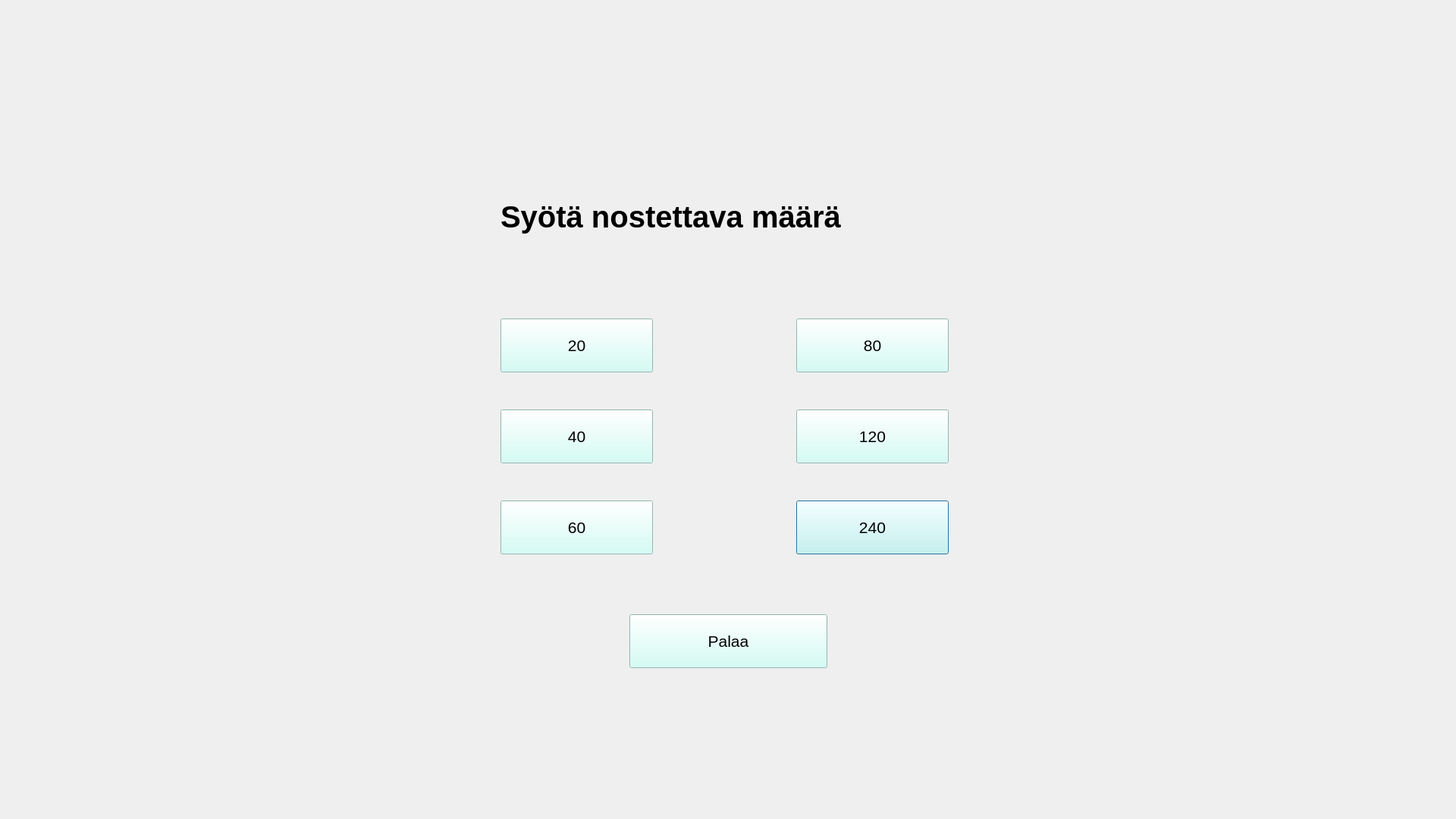
<?xml version="1.0" encoding="UTF-8"?>
<ui version="4.0">
 <class>MoottoriDialog</class>
 <widget class="QDialog" name="MoottoriDialog">
  <property name="geometry">
   <rect>
    <x>0</x>
    <y>0</y>
    <width>1920</width>
    <height>1080</height>
   </rect>
  </property>
  <property name="font">
   <font>
    <pointsize>16</pointsize>
   </font>
  </property>
  <property name="windowTitle">
   <string>Dialog</string>
  </property>
  <widget class="QPushButton" name="twotwenty">
   <property name="geometry">
    <rect>
     <x>1050</x>
     <y>660</y>
     <width>201</width>
     <height>71</height>
    </rect>
   </property>
   <property name="font">
    <font>
     <pointsize>16</pointsize>
    </font>
   </property>
   <property name="styleSheet">
    <string notr="true">background-color: rgb(201, 255, 245);</string>
   </property>
   <property name="text">
    <string>240</string>
   </property>
  </widget>
  <widget class="QPushButton" name="onetwenty">
   <property name="geometry">
    <rect>
     <x>1050</x>
     <y>540</y>
     <width>201</width>
     <height>71</height>
    </rect>
   </property>
   <property name="font">
    <font>
     <pointsize>16</pointsize>
    </font>
   </property>
   <property name="styleSheet">
    <string notr="true">background-color: rgb(201, 255, 245);</string>
   </property>
   <property name="text">
    <string>120</string>
   </property>
  </widget>
  <widget class="QPushButton" name="close">
   <property name="geometry">
    <rect>
     <x>830</x>
     <y>810</y>
     <width>261</width>
     <height>71</height>
    </rect>
   </property>
   <property name="font">
    <font>
     <pointsize>16</pointsize>
    </font>
   </property>
   <property name="styleSheet">
    <string notr="true">background-color: rgb(201, 255, 245);</string>
   </property>
   <property name="text">
    <string>Palaa</string>
   </property>
  </widget>
  <widget class="QPushButton" name="sixty">
   <property name="geometry">
    <rect>
     <x>660</x>
     <y>660</y>
     <width>201</width>
     <height>71</height>
    </rect>
   </property>
   <property name="font">
    <font>
     <pointsize>16</pointsize>
    </font>
   </property>
   <property name="styleSheet">
    <string notr="true">background-color: rgb(201, 255, 245);</string>
   </property>
   <property name="text">
    <string>60</string>
   </property>
  </widget>
  <widget class="QPushButton" name="eighty">
   <property name="geometry">
    <rect>
     <x>1050</x>
     <y>420</y>
     <width>201</width>
     <height>71</height>
    </rect>
   </property>
   <property name="font">
    <font>
     <pointsize>16</pointsize>
    </font>
   </property>
   <property name="styleSheet">
    <string notr="true">background-color: rgb(201, 255, 245);</string>
   </property>
   <property name="text">
    <string>80</string>
   </property>
  </widget>
  <widget class="QPushButton" name="fourty">
   <property name="geometry">
    <rect>
     <x>660</x>
     <y>540</y>
     <width>201</width>
     <height>71</height>
    </rect>
   </property>
   <property name="font">
    <font>
     <pointsize>16</pointsize>
    </font>
   </property>
   <property name="styleSheet">
    <string notr="true">background-color: rgb(201, 255, 245);</string>
   </property>
   <property name="text">
    <string>40</string>
   </property>
  </widget>
  <widget class="QPushButton" name="twenty">
   <property name="geometry">
    <rect>
     <x>660</x>
     <y>420</y>
     <width>201</width>
     <height>71</height>
    </rect>
   </property>
   <property name="font">
    <font>
     <pointsize>16</pointsize>
    </font>
   </property>
   <property name="styleSheet">
    <string notr="true">background-color: rgb(201, 255, 245);</string>
   </property>
   <property name="text">
    <string>20</string>
   </property>
  </widget>
  <widget class="QLabel" name="label">
   <property name="geometry">
    <rect>
     <x>660</x>
     <y>240</y>
     <width>611</width>
     <height>91</height>
    </rect>
   </property>
   <property name="font">
    <font>
     <pointsize>30</pointsize>
     <weight>75</weight>
     <bold>true</bold>
    </font>
   </property>
   <property name="text">
    <string>Syötä nostettava määrä</string>
   </property>
   <property name="scaledContents">
    <bool>false</bool>
   </property>
  </widget>
 </widget>
 <resources/>
 <connections/>
</ui>
